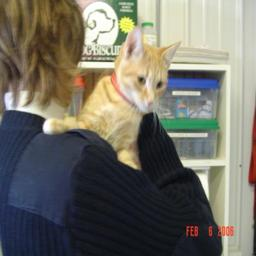
//> input picture Animals/train/cats/0_0022.jpg, 256 x 256 px; its folder holds only this picture in this run
$ ./CNN   (built with g++ and OpenCV 4)
//> lines starting //> are read from the running program, lines starting //| are printed output that depends on the picture
#include <iostream>
#include <vector>
#include <filesystem>
#include <chrono>
#include <opencv2/opencv.hpp>

using namespace cv;
using namespace std;
using namespace std::chrono;
namespace fs = filesystem;

// Configurations
const int NUM_FILTERS = 6;
const int FILTER_SIZE = 3;
const int POOLING_SIZE = 3; // Changed to 2 for better results

// Function to normalize matrix to 0-255 range
Mat normalizeMatrix(const Mat &input)
{
    Mat normalized;
    double minVal, maxVal;
    minMaxLoc(input, &minVal, &maxVal);

    if (maxVal == minVal)
    {
        return Mat::zeros(input.size(), CV_8UC1);
    }

    input.convertTo(normalized, CV_8UC1, 255.0 / (maxVal - minVal), -minVal * 255.0 / (maxVal - minVal));
    return normalized;
}

Mat applyConvAndPool(const Mat &image) // Changed return type to Mat
{
    if (image.empty())
    {
        return Mat();
    }
    vector<vector<int>> filter_vertical_line{{0, 1, 0}, {0, 1, 0}, {0, 1, 0}};
    vector<vector<int>> filter_horizontal_line{{0, 0, 0},{1, 1, 1},{0, 0, 0}};
    vector<vector<int>> filter_diagonal_lbru_line{{0, 0, 1}, {0, 1, 0}, {1, 0, 0}};
    vector<vector<int>> filter_diagonal_lurb_line{{1, 0, 0}, {0, 1, 0}, {0, 0, 1}};
    vector<vector<int>> filter_diagonal_x_line{{1, 0, 1}, {0, 1, 0}, {1, 0, 1}};
    vector<vector<int>> filter_round_line{{0, 1, 0}, {1, 0, 1}, {0, 1, 0}};

    int image_width = image.cols;
    int image_height = image.rows;

    int new_image_width = image_width - FILTER_SIZE + 1;
    int new_image_height = image_height - FILTER_SIZE + 1;

    Mat convolved = Mat::zeros(new_image_height, new_image_width, CV_8UC1); // Only keep the last filter

    for (int i = 0; i < new_image_height; i++)
    {
        for (int j = 0; j < new_image_width; j++)
        {
            int round_sum = 0;

            for (int filter_i = i; filter_i < i + FILTER_SIZE; filter_i++)
            {
                for (int filter_j = j; filter_j < j + FILTER_SIZE; filter_j++)
                {
                    int image_value = image.at<uchar>(filter_i, filter_j);
                    int filter_value = filter_round_line[filter_i - i][filter_j - j];
                    round_sum += image_value * filter_value;
                }
            }
            convolved.at<uchar>(i, j) = round_sum;
        }
    }

    // Step 2: Max Pooling
    int pooledWidth = convolved.cols / POOLING_SIZE;
    int pooledHeight = convolved.rows / POOLING_SIZE;
    Mat pooledResult = Mat::zeros(pooledHeight, pooledWidth, CV_8UC1);

    for (int i = 0; i < pooledHeight; i++) {
        for (int j = 0; j < pooledWidth; j++) {
            uchar maxVal = 0;
            int startY = i * POOLING_SIZE;
            int startX = j * POOLING_SIZE;

            for (int y = startY; y < startY + POOLING_SIZE && y < convolved.rows; y++) {
                for (int x = startX; x < startX + POOLING_SIZE && x < convolved.cols; x++) {
                    maxVal = max(maxVal, convolved.at<uchar>(y, x));
                }
            }
            pooledResult.at<uchar>(i, j) = maxVal;
        }
    }

    return pooledResult;
}

int main()
{
    // Start total processing timer
    auto total_start = high_resolution_clock::now();

    string inputDir = "./../../data/cats";
    string outputDir = "./../../output";

    // Create output directory if it doesn't exist
    if (!fs::exists(outputDir))
    {
        if (!fs::create_directory(outputDir))
        {
            cerr << "Error: Could not create output directory!" << endl;
            return -1;
        }
    }

    // Get all image files in the input directory
    vector<string> imageFiles;
    try {
        for (const auto &entry : fs::directory_iterator(inputDir))
        {
            if (entry.is_regular_file())
            {
                string ext = entry.path().extension().string();
                if (ext == ".jpg" || ext == ".jpeg" || ext == ".png")
                {
                    imageFiles.push_back(entry.path().string());
                }
            }
        }
    }
    catch (const fs::filesystem_error &e)
    {
        cerr << "Error accessing directory: " << e.what() << endl;
        return -1;
    }

    if (imageFiles.empty())
    {
        cerr << "Error: No image files found in " << inputDir << endl;
        return -1;
    }

    // Initialize counters and timers
    int processed_count = 0;
    int failed_count = 0;
    long long total_processing_time = 0;

    cout << "Starting processing of " << imageFiles.size() << " images..." << endl;

    // Process each image
    for (const auto &imagePath : imageFiles)
    {
        auto image_start = high_resolution_clock::now();

        // Load image
        Mat image = imread(imagePath, IMREAD_GRAYSCALE);
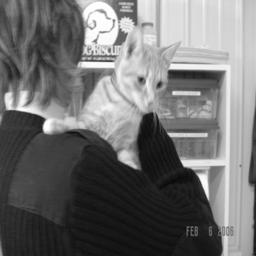
//> image: 256 rows x 256 cols, CV_8UC1; min 4, max 255, mean 111.9
        if (image.empty())
        {
            cerr << "Warning: Could not load image " << imagePath << " - skipping" << endl;
            failed_count++;
            continue;
        }

        // Process image
        Mat result = applyConvAndPool(image);
//> after the loop in applyConvAndPool, `for (int i = 0; i < new_image_height; i++)`:
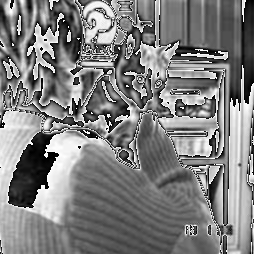
//> convolved: 254 rows x 254 cols, CV_8UC1; min 0, max 255, mean 126.3
//> after the loop in applyConvAndPool, `for (int i = 0; i < pooledHeight; i++)`:
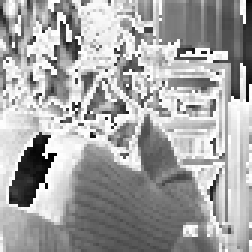
//> pooledResult: 84 rows x 84 cols, CV_8UC1 (shown 3 times larger); min 0, max 255, mean 164
        if (result.empty())
        {
            cerr << "Warning: Processing failed for " << imagePath << " - skipping" << endl;
            failed_count++;
            continue;
        }

        // Create output filename
        fs::path inputPath(imagePath);
        string outputPath = outputDir + "/final_" + inputPath.filename().string();

        // Save result
        if (!imwrite(outputPath, result))
        {
            cerr << "Warning: Failed to save " << outputPath << endl;
            failed_count++;
            continue;
        }

        auto image_end = high_resolution_clock::now();
        auto image_duration = duration_cast<milliseconds>(image_end - image_start);
        total_processing_time += image_duration.count();
        processed_count++;
    }

    auto total_end = high_resolution_clock::now();
    auto total_duration = duration_cast<milliseconds>(total_end - total_start);


    // Print summary
    cout << "\nProcessing complete!" << endl;
    cout << "=================================" << endl;
    cout << "Total images processed: " << processed_count << endl;
    cout << "Failed to process: " << failed_count << endl;
    cout << "Total processing time: " << total_duration.count() << " ms" << endl;
    cout << "=================================" << endl;

    return 0;
}

$ run again, on Animals/train/cats/0_0066.jpg
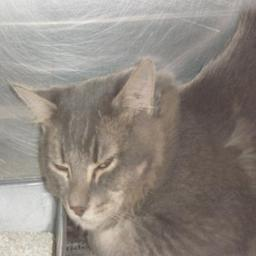
//> input picture Animals/train/cats/0_0066.jpg, 256 x 256 px
//> after the loop in applyConvAndPool, `for (int i = 0; i < new_image_height; i++)`:
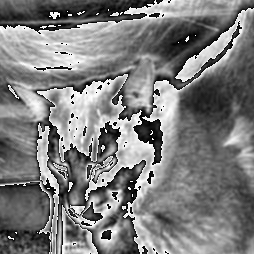
//> convolved: 254 rows x 254 cols, CV_8UC1; min 0, max 255, mean 125
//> after the loop in applyConvAndPool, `for (int i = 0; i < pooledHeight; i++)`:
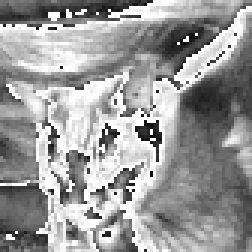
//> pooledResult: 84 rows x 84 cols, CV_8UC1 (shown 3 times larger); min 11, max 255, mean 154.3

$ run again, on Animals/train/cats/0_0080.jpg
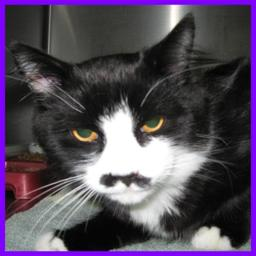
//> input picture Animals/train/cats/0_0080.jpg, 256 x 256 px
//> after the loop in applyConvAndPool, `for (int i = 0; i < new_image_height; i++)`:
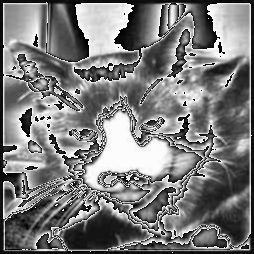
//> convolved: 254 rows x 254 cols, CV_8UC1; min 0, max 255, mean 123.2
//> after the loop in applyConvAndPool, `for (int i = 0; i < pooledHeight; i++)`:
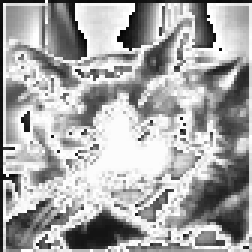
//> pooledResult: 84 rows x 84 cols, CV_8UC1 (shown 3 times larger); min 4, max 255, mean 167

$ run again, on Animals/train/cats/0_0090.jpg
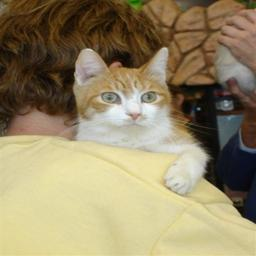
//> input picture Animals/train/cats/0_0090.jpg, 256 x 256 px
//> after the loop in applyConvAndPool, `for (int i = 0; i < new_image_height; i++)`:
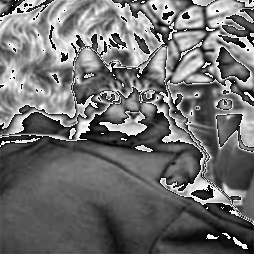
//> convolved: 254 rows x 254 cols, CV_8UC1; min 0, max 255, mean 111.3
//> after the loop in applyConvAndPool, `for (int i = 0; i < pooledHeight; i++)`:
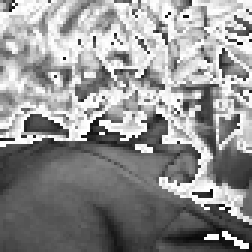
//> pooledResult: 84 rows x 84 cols, CV_8UC1 (shown 3 times larger); min 6, max 255, mean 145.5

$ run again, on Animals/train/cats/0_0037.jpg
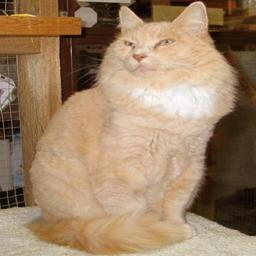
//> input picture Animals/train/cats/0_0037.jpg, 256 x 256 px
//> after the loop in applyConvAndPool, `for (int i = 0; i < new_image_height; i++)`:
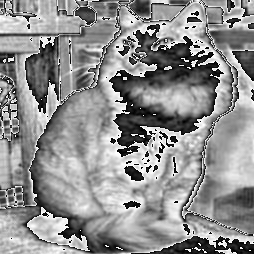
//> convolved: 254 rows x 254 cols, CV_8UC1; min 0, max 255, mean 142.7
//> after the loop in applyConvAndPool, `for (int i = 0; i < pooledHeight; i++)`:
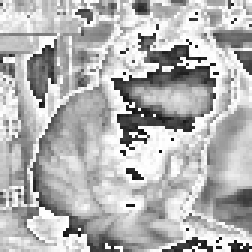
//> pooledResult: 84 rows x 84 cols, CV_8UC1 (shown 3 times larger); min 14, max 255, mean 179
